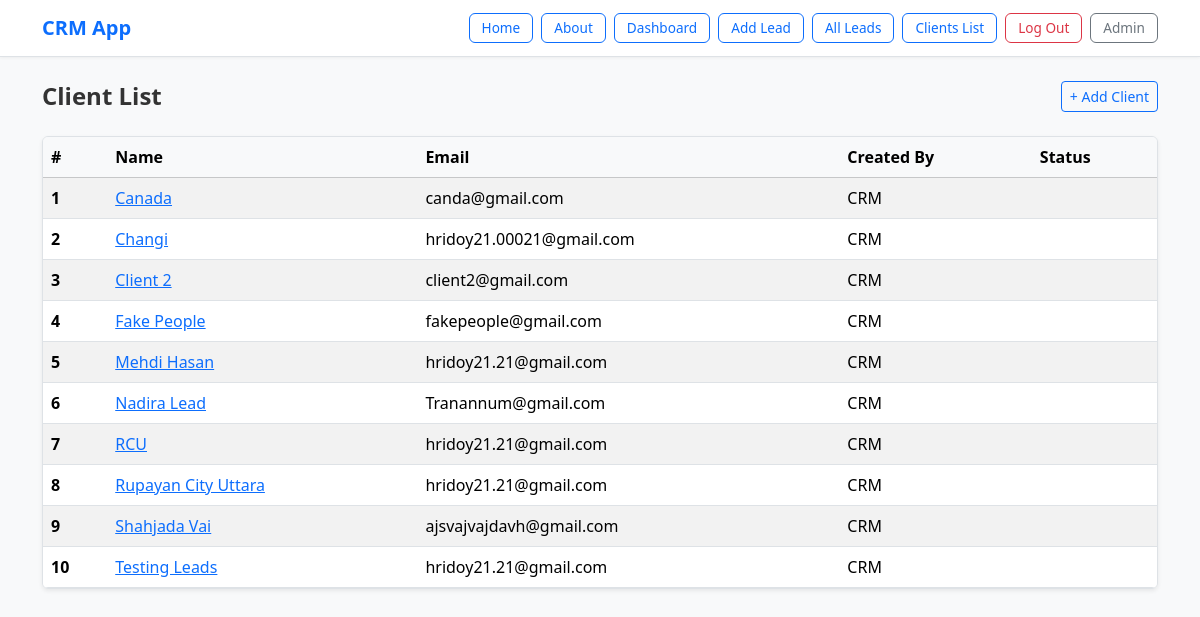
The page /dashboard/client_list/ (signed in) on the database its author committed.
### client/models.py (models this page shows, shortened)
class Client(models.Model):
    name=models.CharField(max_length=50)
    team=models.ForeignKey(Team, related_name='clients', on_delete=models.CASCADE)
    email=models.EmailField()
    description=models.TextField(blank=True, null=True)
    created_by=models.ForeignKey(User, related_name='clients', on_delete=models.CASCADE)
    created_at=models.DateTimeField(auto_now_add=True)
    modified_at=models.DateTimeField(auto_now=True)
    class Meta:
        ordering = ('name',)  # ✅ tuple

### client/views.py (the view)
# urls.py: path('', views.client_list, name="client_list"),
@login_required
def client_list(request):
    clients=Client.objects.filter(created_by=request.user)
    return render(request,'client/clients_list.html', {
        'clients': clients
    })

### client/templates/client/clients_list.html (shortened to what this page needs)
{% extends 'crm/base.html' %}
{% block content %}
<div class="d-flex justify-content-between align-items-center mb-4">
    <h1 class="h4 fw-semibold mb-0">Client List</h1>
    <a class="btn btn-outline-primary btn-sm" href="{% url 'addclient' %}">+ Add Client</a>
</div>
{% if clients %}
    <div class="table-responsive shadow-sm rounded border">
        <table class="table table-hover table-striped mb-0">
            <thead class="table-light">
                <tr>
                    <th scope="col">#</th>
                    <th scope="col">Name</th>
                    <th scope="col">Email</th>
                    <th scope="col">Created By</th>
                    <th scope="col">Status</th>
                </tr>
            </thead>
            <tbody>
                {% for client in clients %}
                    <tr>
                        <th scope="row">{{ forloop.counter }}</th>
                        <td><a href="{% url 'clients_detail' client.id %}">{{ client.name }}</a></td>
                        <td>{{ client.email }}</td>
                        <td>{{ client.created_by }}</td>
                        <td>{{ client.get_status_display }}</td>
                    </tr>
                {% endfor %}
            </tbody>
        </table>
    </div>
{% else %}
    <div class="alert alert-light border text-center" role="alert">
        No Clients found.
    </div>
{% endif %}
{% endblock %}

### crm/templates/crm/base.html (shortened to what this page needs)
<!DOCTYPE html>
<html lang="en">
<head>
    <link href="https://cdn.jsdelivr.net/npm/bootstrap@5.3.3/dist/css/bootstrap.min.css" rel="stylesheet">
</head>
<body>
    <nav class="navbar navbar-expand-lg navbar-light bg-white border-bottom py-2">
        <div class="container">
            <a class="navbar-brand fw-semibold text-primary" href="{% url 'index' %}">CRM App</a>
            <div class="collapse navbar-collapse justify-content-end" id="navbarContent">
                <ul class="navbar-nav gap-2">
                    <li class="nav-item">
                        <a class="btn btn-outline-primary btn-sm" href="{% url 'index' %}">Home</a>
                    </li>
                    <li class="nav-item">
                        <a class="btn btn-outline-primary btn-sm" href="{% url 'about' %}">About</a>
                    </li>
                    {% if request.user.is_authenticated %}
                        <li class="nav-item">
                            <a class="btn btn-outline-primary btn-sm" href="{% url 'dashboard' %}">Dashboard</a>
                        </li>
                        <li class="nav-item">
                            <a class="btn btn-outline-primary btn-sm" href="{% url 'addlead' %}">Add Lead</a>
                        </li>
                        <li class="nav-item">
                            <a class="btn btn-outline-primary btn-sm" href="{% url 'leads_list' %}">All Leads</a>
                        </li>
                        <li class="nav-item">
                            <a class="btn btn-outline-primary btn-sm" href="{% url 'client_list' %}">Clients List</a>
                        </li>
                        <li class="nav-item">
                            <a class="btn btn-outline-danger btn-sm" href="{% url 'logout' %}">Log Out</a>
                        </li>
                        <li class="nav-item">
                            <a class="btn btn-outline-secondary btn-sm" href="{% url 'admin:index' %}">Admin</a>
                        </li>
                    {% endif %}
                </ul>
            </div>
        </div>
    </nav>
    <div class="container mt-4">
        {% block content %}{% endblock %}
    </div>
</body>
</html>

### crm/templates/crm/base.html (style rules this page uses)
body { font-family: "Segoe UI", Roboto, sans-serif; background-color: #f8f9fa; }
.navbar { box-shadow: 0 1px 3px rgba(0, 0, 0, 0.05); }
.navbar .btn { padding: 4px 12px; font-size: 0.85rem; border-radius: 0.375rem; }
.container h1, .container h3 { color: #333; }

### rows shown on the page
Client: name "Canada", email "canda@gmail.com", created_by "CRM"
Client: name "Changi", email "hridoy21.00021@gmail.com", created_by "CRM"
Client: name "Client 2", email "client2@gmail.com", created_by "CRM"
Client: name "Fake People", email "fakepeople@gmail.com", created_by "CRM"
Client: name "Mehdi Hasan", email "hridoy21.21@gmail.com", created_by "CRM"
Client: name "Nadira Lead", email "Tranannum@gmail.com", created_by "CRM"
Client: name "RCU", email "hridoy21.21@gmail.com", created_by "CRM"
Client: name "Rupayan City Uttara", email "hridoy21.21@gmail.com", created_by "CRM"
Client: name "Shahjada Vai", email "ajsvajvajdavh@gmail.com", created_by "CRM"
Client: name "Testing Leads", email "hridoy21.21@gmail.com", created_by "CRM"
